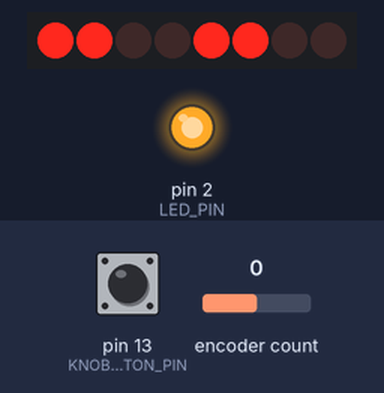
The sketch below on a simulated Arduino Uno, built with avr-gcc and run on an emulated ATmega328P. On the bench: 8 port-expander outputs drawn as a row of LEDs (first output left, lit = HIGH), output pins drawn as LEDs (lit = HIGH). Wiring (inferred from the names in the program): PCF8574 port expander at I2C address 0x3E. Wiring (inferred from the signals the program sends): row of LEDs: on Q0, Q1, Q2, Q3, Q4, Q5, Q6, Q7. Inputs (shaded band) come from the test bench; at power-on: pin 13 (KNOB_BUTTON_PIN) HIGH, encoder count 0. What the sketch prints to the serial monitor is not drawn.

Above: at 1.2 s.
1.3 s: pin 13 (KNOB_BUTTON_PIN) pulled LOW for 1 s
At 2.7 s:
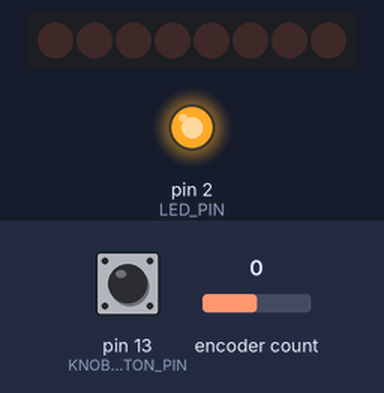
2.9 s: pin 13 (KNOB_BUTTON_PIN) pulled LOW for 3.2 s
At 4.3 s:
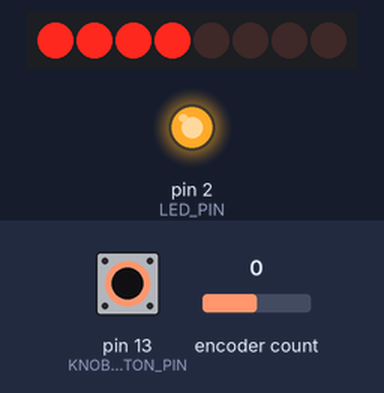
6.7 s: pin 13 (KNOB_BUTTON_PIN) pulled LOW for 3.2 s
10.5 s: pin 13 (KNOB_BUTTON_PIN) pulsed LOW 5 times (0.12 s each, 0.3 s apart)
At 17.1 s:
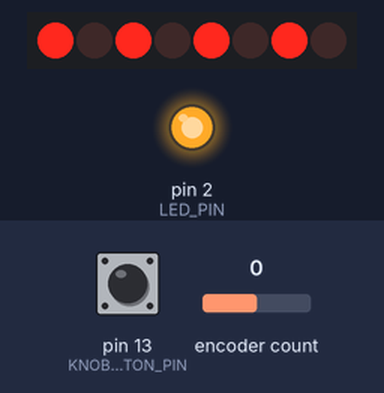
Timing chart, 0 to 65.4 s (numbered marks = the images above; inputs shaded):
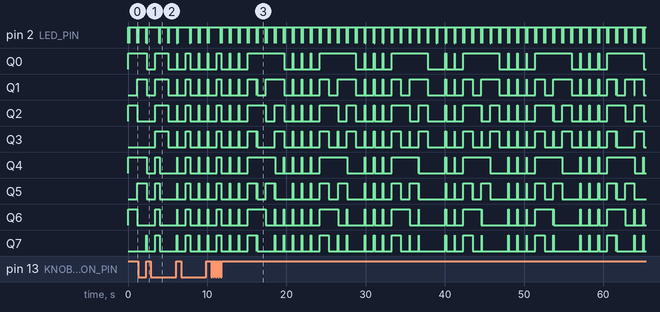

Measured:
- by itself, pin 2 (LED_PIN): repeats every 1.1 s: HIGH 0.10 s, LOW 0.01 s, HIGH 1.0 s, LOW 0.01 s

The sketch:

lcd_cl84209.ino
```cpp
// (licence header left out)
#include <Wire.h>

#define I2C_ADDR 0x3E
#define CONFIG_SEQUENCE_LENGTH 8
#define LINES 3
#define LINE_SEQUENCE_LENGTH 3
#define CHAR_POSITIONS 15
#define SEGMENTS_BYTE_COUNT 16

// GPIO2 = D4 and also built-in LED on Wemos D1 Mini
#define LED_PIN 2

// GPIO13 = D7 on a Wemos D1 Mini
#define KNOB_BUTTON_PIN 13

// milliseconds to wait before acknowledging button down state
unsigned long knob_button_wait = 500;
// Wait until this time before acknowledging button down state
unsigned long knob_button_next;

// Button down toggles display mode
typedef enum display_mode {
  character_set = 0,
  all_on,
  segment_knob
} display_mode;

display_mode current_mode = character_set;

// Handset LCD is one space offset from base station LCD.
// Toggle this every time we cycle back through beginning of display_mode.
bool is_handset;

#include <Encoder.h>
Encoder segmentKnob(12,14); // GPIO12 = D6 on a Wemos D1 Mini, GPIO14 = D5
long segmentKnobPosition;
long segmentKnobOffset = 0;
long segmentNumber=0;

// Starting point for the next subset of characters to be printed.
uint8_t characterSetStart;

// The CL84209 handset sends a particular sequence of commands once a second.
// (The very first time after power-up it skips the final 0x02, but it doesn't
// seem to hurt to send it all the time.) This is data copied out of I2C logic
// analyzer and played back, with no understanding of what they mean.
uint8_t configSequence[CONFIG_SEQUENCE_LENGTH] = { 0x39, 0x39, 0x1C, 0x70, 0x5F, 0x6C, 0x0C, 0x02 };
void writeConfig()
{
  for(uint8_t i = 0; i < CONFIG_SEQUENCE_LENGTH; i++)
  {
    Wire.beginTransmission(I2C_ADDR);
    Wire.write(0);
    Wire.write(configSequence[i]);
    Wire.endTransmission();
  }
}

// Every time the CL84209 handset updates the screen, it sends three I2C
// in sequence one for each line on screen. The first two lines are generic
// alphanumeric displays, the third line is a custom segmented display.
// Each line starts with a three-byte sequence, followed by:
// Line 0: 15 bytes of alphanumeric data
// Line 1: 15 bytes of alphanumeric data
// Line 2: 16 bytes of binary data toggling segments on/off.
uint8_t lineStartSequence[LINES][LINE_SEQUENCE_LENGTH] = {
  {0x80, 0x80, 0x40},
  {0x80, 0xC0, 0x40},
  {0x80, 0x40, 0x40}
};
void writeLineStart(uint8_t line)
{
  for(uint8_t i = 0; i < LINE_SEQUENCE_LENGTH; i++)
  {
    Wire.write(lineStartSequence[line][i]);
  }
}

// Helper function to write a particular digit as hexadecimal out to I2C
void writeDigitAsHex(uint8_t digit)
{
  if (digit <= 0x09)
  {
    Wire.write(0x30+digit);
  }
  else if (digit <= 0x0F)
  {
    Wire.write(0x41+(digit-10));
  }
}

// Sets one bit in the segments array, indexing from least significant bit.
void setBit(uint8_t index, uint8_t* segments)
{
  uint8_t segmentByte = index/8;
  uint8_t segmentBit = index%8;
  uint8_t bitFlag = 0x01 << segmentBit;

  if (segmentByte > SEGMENTS_BYTE_COUNT)
  {
    Serial.print("ERROR: segmentSetBit() index requires more than SEGMENTS_BYTE_COUNT bytes.");
    return;
  }
  segments[segmentByte] |= bitFlag;
}

// Write 16 characters from the character set, eight characters per line.
// 'setStart' selects one of 16 starting points.
void writeCharacterSetLines(uint8_t setStart)
{
  if (0x10 < setStart)
  {
    Serial.print("ERROR: Out of range starting point for character subset.");
    return;
  }
  for (uint8_t line = 0; line < 2; line++)
  {
    Wire.beginTransmission(0x3E);
    writeLineStart(line);

    // If in handset mode, print an extra space.
    if (is_handset)
    {
      Wire.write(0x20); // <Space>
    }

    // When dumping out the character set, we prefix each line with a hexadecimal
    // value of that line's starting character. If the starting character is 0xA0,
    // this will send " 0xA0 " to I2C.
    Wire.write(0x20); // <Space>
    Wire.write(0x30); // 0
    Wire.write(0x78); // x
    writeDigitAsHex(setStart);
    Wire.write(0x30 + line*8); // 0 for first line, 8 for second line.

    Wire.write(0x20);

    for(uint8_t i = 0; i < 8; i++)
    {
      Wire.write(setStart*16+line*8+i);
    }

    Wire.write(0x20);
    Wire.endTransmission();
  }
}

// Cycles segments on/off depending on their position and
// current value of 'characterSetStart'
void writeSegmentsPattern()
{
  uint8_t segments[SEGMENTS_BYTE_COUNT]={0,0,0,0,0,0,0,0,0,0,0,0,0,0,0,0};
  uint8_t whichBit = 0x01 << (characterSetStart&0x07);

  for(uint8_t i = 0; i < SEGMENTS_BYTE_COUNT*8; i++)
  {
    if (i & whichBit)
    {
      setBit(i, segments);
    }
  }

  Serial.print(characterSetStart, HEX);
  Serial.print(" ");
  Serial.print(whichBit, BIN);
  Serial.print(" ");
  for(uint8_t i = 0; i < SEGMENTS_BYTE_COUNT; i++)
  {
    Serial.print(segments[i],BIN);
    Serial.print(" ");
  }
  Serial.println();

  Wire.beginTransmission(0x3E);
  writeLineStart(2);
  for(uint8_t i = 0; i < SEGMENTS_BYTE_COUNT; i++)
  {
    Wire.write(segments[i]);
  }
  Wire.endTransmission();
}

// Check for button down and cycle to the next mode if so. Only responds once
// every knob_button_wait milliseconds to handle both debouncing and also held
// down button will continue cycling every knob_button_wait.
void checkButton()
{
  if (0 == digitalRead(KNOB_BUTTON_PIN) &&
      millis() > knob_button_next)
  {
    knob_button_next = millis() + knob_button_wait;
    switch(current_mode)
    {
      case character_set:
        Serial.println("Switching from character set mode to all on mode.");
        current_mode = all_on;
        break;
      case all_on:
        Serial.println("Switching from all on mode to segment knob mode.");
        current_mode = segment_knob;
        break;
      case segment_knob:
        Serial.println("Switching from segment knob mode to character set mode.");
        current_mode = character_set;
        is_handset = !is_handset;
        break;
      default:
        Serial.println("Oh no, fell out of switch()! Reverting to character set mode.");
        current_mode = character_set;
        break;
    }
  }
}

// Pause for a bit of LED heartbeat because either we have time to kill or
// screen is static and we want to show we are not frozen.
void led_heartbeat()
{
  // LED heartbeat
  digitalWrite(LED_PIN, LOW);
  delay(10);
  digitalWrite(LED_PIN, HIGH);
  delay(100);
  digitalWrite(LED_PIN, LOW);
  delay(10);
  digitalWrite(LED_PIN, HIGH);
  delay(1000);
}

// Set up knob button. (Knob quadrature encoder was done in Encoder() constructor)
void setup() {
  is_handset = false;

  pinMode(KNOB_BUTTON_PIN, INPUT);
  knob_button_next = millis();

  segmentKnobPosition = segmentKnob.read()/4;
  segmentKnobOffset = -segmentKnobPosition;

  pinMode(LED_PIN, OUTPUT);

  Serial.begin(115200);
  Wire.begin();
}

void loop() {
  uint8_t segments[SEGMENTS_BYTE_COUNT]={0,0,0,0,0,0,0,0,0,0,0,0,0,0,0,0};
  long newPos = segmentKnob.read()/4;

  checkButton();
  writeConfig();

  switch(current_mode)
  {
    case character_set:
      writeCharacterSetLines(characterSetStart);
      writeSegmentsPattern();

      if (characterSetStart++ >= 0x0F)
      {
        characterSetStart = 0;
      }
      led_heartbeat();
      break;
    case all_on:
      for (uint8_t line = 0; line < 2; line++)
      {
        Wire.beginTransmission(0x3E);
        writeLineStart(line);

        // If in handset mode, print an extra space.
        if (is_handset)
        {
          Wire.write(0x20); // <Space>
        }

        for(uint8_t i = 0; i < CHAR_POSITIONS; i++)
        {
          Wire.write(0x7F);
        }
        Wire.endTransmission();
      }
      Wire.beginTransmission(0x3E);
      writeLineStart(2);
      for(uint8_t i = 0; i < SEGMENTS_BYTE_COUNT; i++)
      {
        Wire.write(0xFF);
      }
      Wire.endTransmission();
      led_heartbeat();
      break;
    case segment_knob:
      if (newPos != segmentKnobPosition)
      {
        segmentKnobPosition = newPos;

        if (segmentKnobPosition + segmentKnobOffset > 127)
        {
          // Segment max reached but knob kept moving up. Adjust offset so
          // the first turn back will immediately start moving down.
          segmentKnobOffset = 127-segmentKnobPosition;
        }
        else if (segmentKnobPosition + segmentKnobOffset < 0)
        {
          // Segment min reached but knob kept moving down. Adjust offset so
          // the first turn back will immediately start moving up.
          segmentKnobOffset = -segmentKnobPosition;
        }
        segmentNumber = segmentKnobOffset+segmentKnobPosition;
      }

      setBit(segmentNumber, segments);

      for (uint8_t line = 0; line < 2; line++)
      {
        bool wroteNonZero = false;

        // Write out segment data, most of which will be zero so
        // represented by '0'. One byte will be nonzero, write as hex.
        Wire.beginTransmission(0x3E);
        writeLineStart(line);

        // If in handset mode, print an extra space.
        if (is_handset)
        {
          Wire.write(0x20); // <Space>
        }

        for(uint8_t i = 0; i < 8; i++)
        {
          uint8_t segmentDataByte = segments[i+(line*8)];
          if (0 == segmentDataByte)
          {
            Wire.write(0x30); // 0
          }
          else
          {
            Wire.write(0x28); // (
            writeDigitAsHex(segmentDataByte>>4);
            writeDigitAsHex(segmentDataByte&0x0F);
            Wire.write(0x29); // )
            wroteNonZero = true;
          }
        }

        // If this entire line was zero, we need three spaces of padding.
        if(!wroteNonZero)
        {
          Wire.write(0x20);  // space
          Wire.write(0x20);  // space
          Wire.write(0x20);  // space
        }

        if (0==line)
        {
          // Line 0: write segment number as hexadecimal
          Wire.write(0x20); // space
          Wire.write(0x78); // x
          writeDigitAsHex(segmentNumber>>4);
          writeDigitAsHex(segmentNumber&0x0F);
        }
        else
        {
          // Line 1: write segment number as decimal
          Wire.write(0x20); // space
          if (segmentNumber >= 100)
          {
            Wire.write(0x30 + (segmentNumber/100));
          }
          else
          {
            Wire.write(0x20); // space
          }

          if (segmentNumber >= 10)
          {
            Wire.write(0x30 + ((segmentNumber%100)/10));
          }
          else
          {
            Wire.write(0x20); // space
          }
          if (segmentNumber >= 1)
          {
            Wire.write(0x30 + (segmentNumber%10));
          }
          else
          {
            Wire.write(0x30); // 0
          }
        }

        Wire.endTransmission();
      }

      // Write out segment control data
      Wire.beginTransmission(0x3E);
      writeLineStart(2);
      for(uint8_t i = 0; i < SEGMENTS_BYTE_COUNT; i++)
      {
        Wire.write(segments[i]);
      }
      Wire.endTransmission();
      break;
    default:
      Serial.println("Oh no, fell out of switch()! Reverting to character set mode.");
      current_mode = character_set;
      break;
  }
}
```
